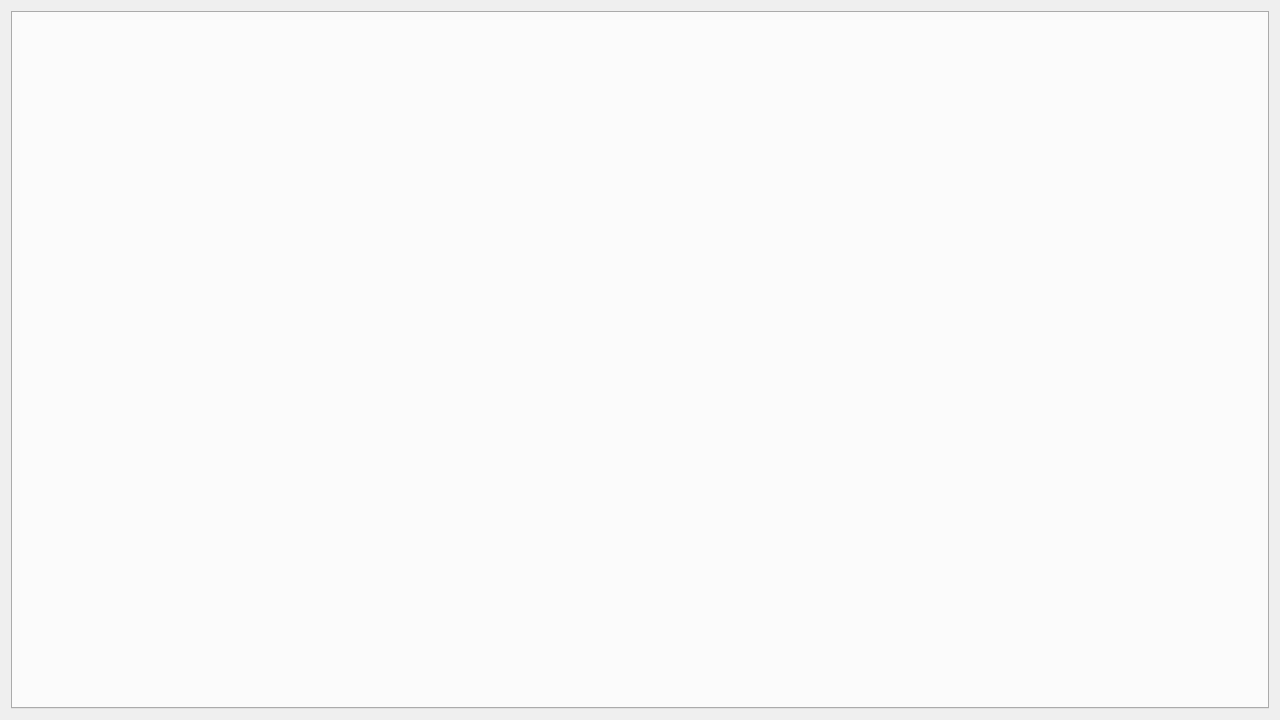
<?xml version="1.0" encoding="UTF-8"?>
<ui version="4.0">
 <class>MainWindow</class>
 <widget class="QMainWindow" name="MainWindow">
  <property name="geometry">
   <rect>
    <x>0</x>
    <y>0</y>
    <width>1280</width>
    <height>720</height>
   </rect>
  </property>
  <property name="minimumSize">
   <size>
    <width>1280</width>
    <height>720</height>
   </size>
  </property>
  <property name="windowTitle">
   <string>Cafe Sales</string>
  </property>
  <widget class="QWidget" name="centralWidget">
   <property name="sizePolicy">
    <sizepolicy hsizetype="Expanding" vsizetype="Expanding">
     <horstretch>0</horstretch>
     <verstretch>0</verstretch>
    </sizepolicy>
   </property>
   <layout class="QGridLayout" name="gridLayout">
    <item row="0" column="0">
     <widget class="QTabWidget" name="tabWidget">
      <property name="currentIndex">
       <number>-1</number>
      </property>
     </widget>
    </item>
   </layout>
  </widget>
 </widget>
 <layoutdefault spacing="6" margin="11"/>
 <resources/>
 <connections/>
</ui>
